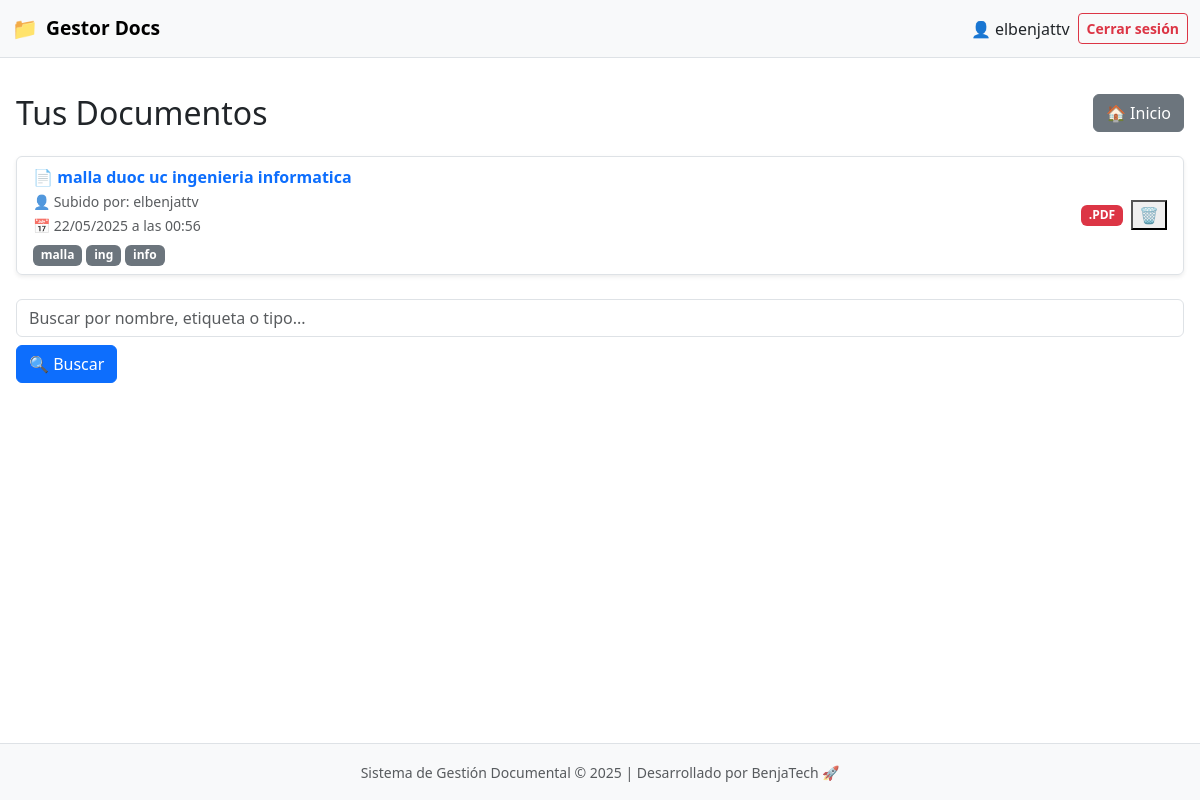
Screenshot of /lista/ (signed in) with the database file from the repository.
### documentos/models.py (models this page shows, shortened)
class Documento(models.Model):
    nombre = models.CharField(max_length=200)
    archivo = models.FileField(upload_to='documentos/')
    etiquetas = models.CharField(max_length=100, blank=True)
    fecha_subida = models.DateTimeField(auto_now_add=True)
    usuario = models.ForeignKey(User, on_delete=models.CASCADE)
    enlace_publico = models.UUIDField(default=uuid.uuid4, unique=True, editable=False, null=True, blank=True)

### documentos/views.py (the view)
# urls.py: path('lista/', views.listar_documentos, name='lista'),
@login_required
def listar_documentos(request):
    if request.user.is_superuser:
        documentos = Documento.objects.all()
    else:
        documentos = Documento.objects.filter(usuario=request.user)
    for doc in documentos:
        if doc.etiquetas:
            doc.etiquetas_lista = [e.strip() for e in doc.etiquetas.split(',')]
        else:
            doc.etiquetas_lista = []
    return render(request, 'documentos/lista.html', {'documentos': documentos})

### documentos/templates/documentos/lista.html (shortened to what this page needs)
{% extends 'documentos/base.html' %}
{% load etiquetas_tags %}
{% block content %}
<div class="header d-flex justify-content-between align-items-center flex-wrap gap-3 mb-4">
  <h2 class="mb-0">Tus Documentos</h2>
  <a href="{% url 'documentos:home' %}" class="btn btn-secondary">🏠 Inicio</a>
</div>
{% if documentos %}
  <ul class="list-group shadow-sm">
    {% for doc in documentos %}
      <li class="list-group-item d-flex justify-content-between align-items-center flex-wrap gap-3">
        <div class="flex-grow-1">
          {% with ext=doc.archivo.name|slice:"-4:"|lower %}
            {% if ext == ".pdf" %}
              📄
            {% elif ext == ".doc" or ext == "docx" %}
              📝
            {% elif ext == ".xls" or ext == "xlsx" %}
              📊
            {% elif ext == ".png" or ext == ".jpg" %}
              🖼️
            {% else %}
              📁
            {% endif %}
          {% endwith %}
          <a href="{% url 'documentos:previsualizar' doc.id %}" class="fw-semibold text-decoration-none text-primary">
            {{ doc.nombre }}
          </a>
          <br>
          <small class="text-muted">👤 Subido por: {{ doc.usuario.username }}</small><br>
          <small class="text-muted">📅 {{ doc.fecha_subida|date:"d/m/Y" }} a las {{ doc.fecha_subida|date:"H:i" }}</small>
          {% if doc.etiquetas_lista %}
            <div class="mt-1">
              {% for etiqueta in doc.etiquetas_lista %}
                <span class="badge bg-secondary">{{ etiqueta }}</span>
              {% endfor %}
            </div>
          {% endif %}
        </div>
        <div class="d-flex align-items-center gap-2">
          {% with ext=doc.archivo.name|slice:"-4:"|upper %}
            {% if ext == ".PDF" %}
              <span class="badge bg-danger">{{ ext }}</span>
            {% elif ext == ".JPG" or ext == ".PNG" %}
              <span class="badge bg-info">{{ ext }}</span>
            {% elif ext == ".DOC" or ext == "XLSX" %}
              <span class="badge bg-warning text-dark">{{ ext }}</span>
            {% else %}
              <span class="badge bg-dark">{{ ext }}</span>
            {% endif %}
          {% endwith %}
          <button class="delete-btn" onclick='confirmDelete({{ doc.id }}, "{{ doc.nombre|escapejs }}")' title="Eliminar documento">🗑️</button>
        </div>
      </li>
    {% endfor %}
  </ul>
{% else %}
  <div class="alert alert-secondary text-center mt-4">
    <p class="mb-2">No tienes documentos aún.</p>
    <a href="{% url 'documentos:subir' %}" class="btn btn-success">＋ Subir tu primer documento</a>
  </div>
{% endif %}
<form method="get" action="{% url 'documentos:buscar' %}" class="search-form mt-4 d-flex flex-wrap gap-2">
  <input type="text" name="q" placeholder="Buscar por nombre, etiqueta o tipo..." class="form-control">
  <button type="submit" class="btn btn-primary">🔍 Buscar</button>
</form>
{% endblock %}

### documentos/templates/documentos/base.html (shortened to what this page needs)
{% load static %}
<!DOCTYPE html>
<html lang="es">
<head>
    <link href="https://cdn.jsdelivr.net/npm/bootstrap@5.3.2/dist/css/bootstrap.min.css" rel="stylesheet">
</head>
<body class="d-flex flex-column min-vh-100">
<nav class="navbar navbar-expand-lg navbar-light bg-light border-bottom fixed-top">
  <div class="container-fluid justify-content-between">
    <a class="navbar-brand d-flex align-items-center" href="{% url 'documentos:home' %}">
        <span style="font-size: 1.3rem;">📁</span>
        <span class="ms-2">Gestor Docs</span>
    </a>
    <div class="d-flex align-items-center">
      {% if user.is_authenticated %}
        <span class="me-2 text-truncate d-none d-md-inline">👤 {{ user.username }}</span>
        <form method="post" action="{% url 'logout' %}">
          <button type="submit" class="btn btn-outline-danger btn-sm fw-semibold">Cerrar sesión</button>
        </form>
      {% else %}
        <a href="{% url 'login' %}" class="btn btn-outline-primary btn-sm me-2">Iniciar sesión</a>
        <a href="{% url 'documentos:registrar' %}" class="btn btn-outline-success btn-sm">Registrarse</a>
      {% endif %}
    </div>
  </div>
</nav>
<div class="container-fluid px-3 my-4 flex-grow-1">
  {% block content %}
  {% endblock %}
</div>
<footer class="bg-light text-center text-muted py-3 border-top mt-auto">
  <div class="container">
    <small>
      Sistema de Gestión Documental © {% now "Y" %} | Desarrollado por BenjaTech 🚀
    </small>
  </div>
</footer>
</body>
</html>

### documentos/templates/documentos/base.html (style rules this page uses)
body { padding-top: 70px; }
.navbar-brand span { font-weight: bold; font-size: 1.2rem; }

### rows the page displays
Documento: nombre "malla duoc uc ingenieria informatica", usuario.username "elbenjattv", fecha_subida "22/05/2025", fecha_subida "00:56", etiquetas_lista "malla" "ing" "info", archivo ".PDF"

### other values shown
{{ user.username }} "elbenjattv"
